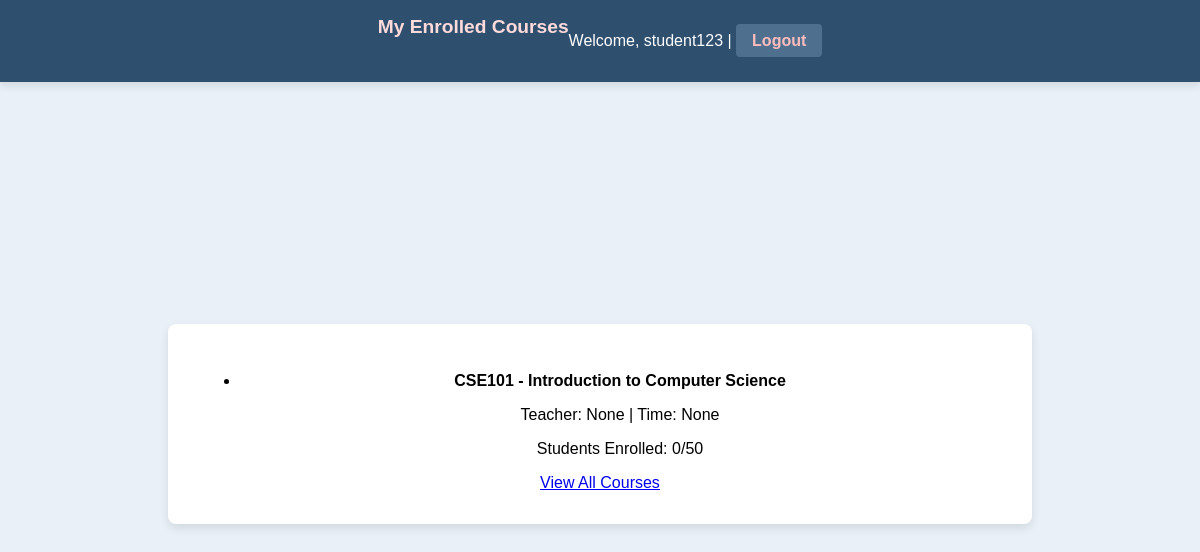
/student/my_courses (signed in), run on an earlier commit of the app's database.
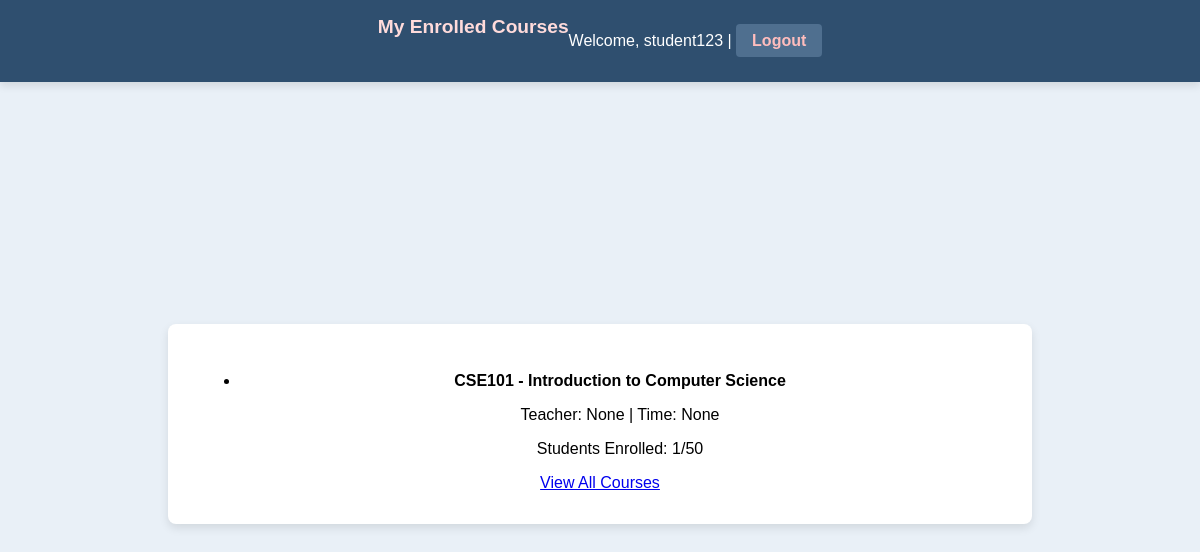
And on a later commit of the database.
### app.py (models this page shows)
class Course(db.Model):
    id = db.Column(db.Integer, primary_key=True)
    course_code = db.Column(db.String(10), unique=True, nullable=False)
    course_name = db.Column(db.String(100), nullable=False)
    capacity = db.Column(db.Integer, nullable=False)
    teacher = db.Column(db.String(100), nullable=True)
    time = db.Column(db.String(50), nullable=True)
    enrolled_count = db.Column(db.Integer, default=0)

### app.py (the view)
@app.route('/student/my_courses')
@login_required
def my_courses():
    if current_user.role != 'student':
        flash("Access denied: Only students can view this page.", "danger")
        return redirect(url_for('home'))
    enrollments = Enrollment.query.filter_by(user_id=current_user.id).all()
    enrolled_courses = [Course.query.get(enrollment.course_id) for enrollment in enrollments]
    return render_template('my_courses.html', courses=enrolled_courses)

### app.py (called while the page is built)
@login_manager.user_loader
def load_user(user_id):
    return User.query.get(int(user_id))

### templates/my_courses.html (shortened to what this page needs)
<!DOCTYPE html>
<html lang="en">
<head>
    <link rel="stylesheet" href="{{ url_for('static', filename='styles.css') }}">
</head>
<body>
    <div class="header">
        <h1>My Enrolled Courses</h1>
        <p>Welcome, {{ current_user.username }} | <a href="{{ url_for('logout') }}" class="sign-out">Logout</a></p>
    </div>
    <div class="container">
        <ul>
            {% if courses %}
                {% for course in courses %}
                <li>
                    <strong>{{ course.course_code }} - {{ course.course_name }}</strong>
                    <p>Teacher: {{ course.teacher }} | Time: {{ course.time }}</p>
                    <p>Students Enrolled: {{ course.enrolled_count }}/{{ course.capacity }}</p>
                </li>
                {% endfor %}
            {% else %}
                <p>You are not enrolled in any courses yet.</p>
            {% endif %}
        </ul>
        <a href="{{ url_for('student_courses') }}" class="button">View All Courses</a>
    </div>
</body>
</html>

What changed in the data, as far as the page shows it:
changed Course "CSE101": enrolled_count "0" → "1"
